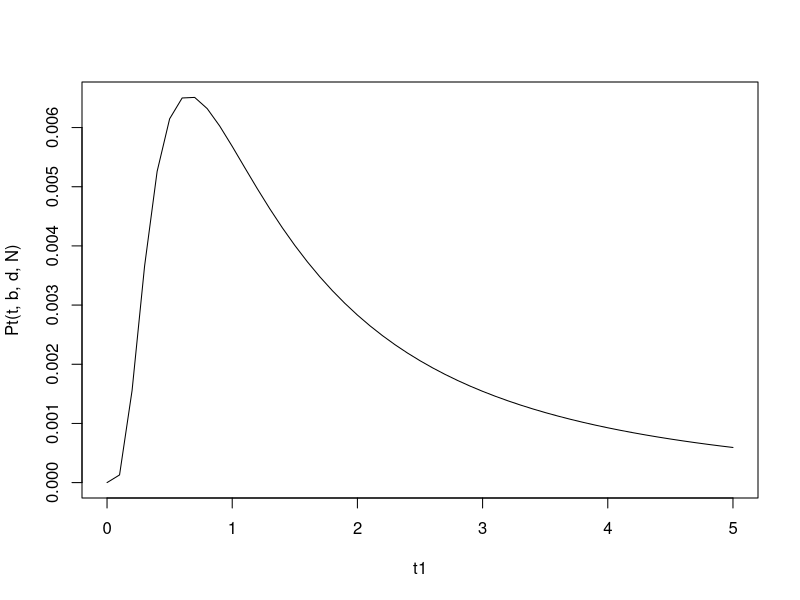

This chart was generated by the following R code:
# Started from script from Diana
rm(list = ls())

b = 7
d = 6.7
t = seq(0,5,0.1)

b1 = 7
d1 = 6.7
N = 10
t1 = seq(0,5,0.1)

Pzero = function(t,b,d) {out = d*(exp((b-d)*t)-1)/(b*exp((b-d)*t)-d); return(out) }
ut = function(t,b,d) {out = b*(exp((b-d)*t)-1)/(b*exp((b-d)*t)-d); return(out) }
Pt = function(t,b,d,N) {if(N>0) {out = (1-Pzero(t,b,d))*(1-ut(t,b,d))*ut(t,b,d)^(N-1)} else {out = (Pzero(t,b,d))}}


plot(t1,Pt(t,b,d,N),type='l')